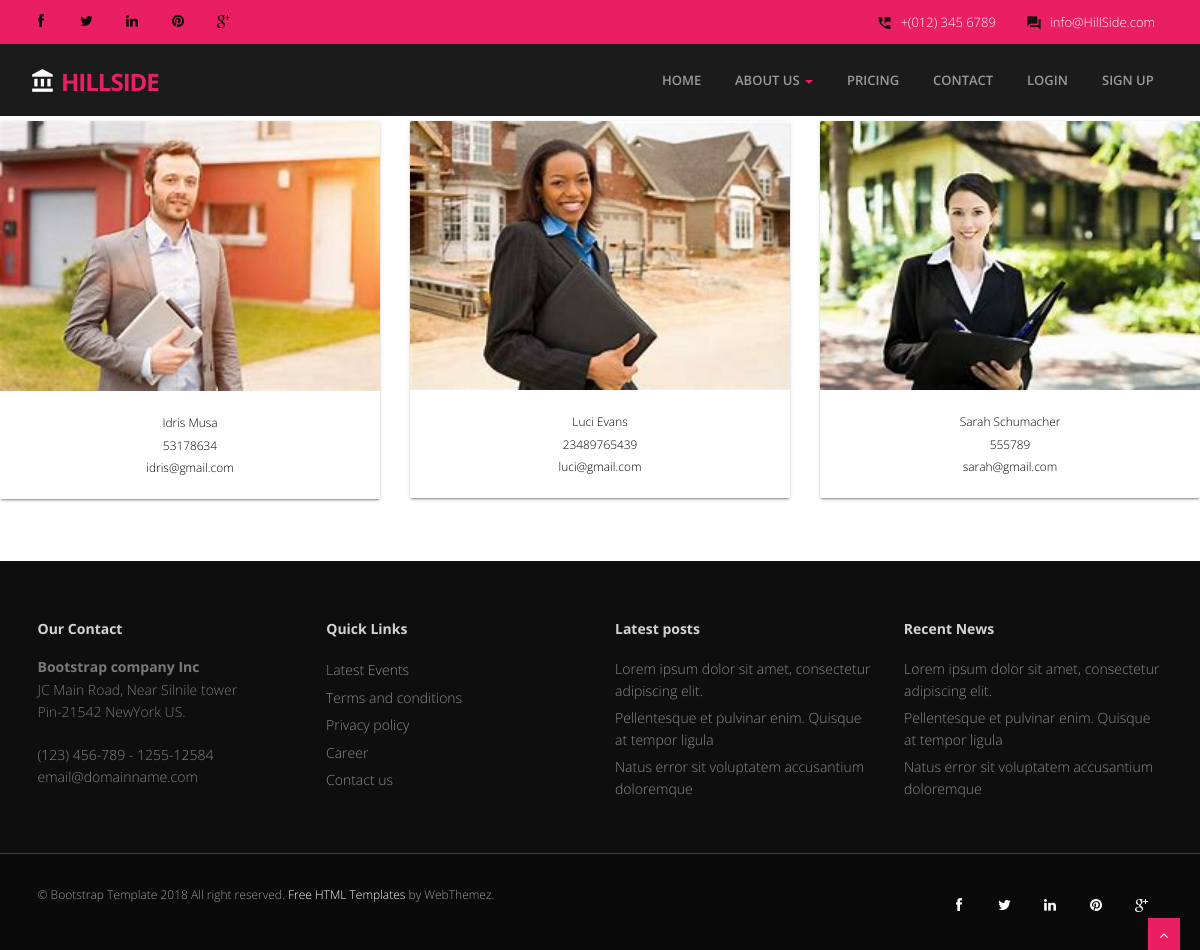
The app's page /agents with its own data.
### estate/models.py (models this page shows, shortened)
class Agents(models.Model):
    name = models.CharField( max_length=80)
    phone_number = models.IntegerField(blank=True)
    email = models.EmailField( max_length=254)
    image = models.ImageField( upload_to='static/images')

### estate/views.py (the view)
# urls.py: path('agents', views.navbar, name="agent"),
def navbar(request):
    agents = Agents.objects.all()
    context = {"agents": agents}
    return render(request, "estate/agents.html", context)

### estate/templates/estate/agents.html
{% extends 'estate/navbar.html' %}
{% block content %}
<div class="row service-v1 margin-bottom-40">
    {% for agent in agents %}
    <div class="col-md-4 md-margin-bottom-40">
        <div class="card small">
            <div class="team-member">
                <div class="card-image">
                    <img class="img-responsive" src={{agent.image.url}} alt="">
               </div>
                <div class="card-content">
                    <p>
                        <span class="deg">{{agent.name}}</span>
                        <span class="deg">{{agent.phone_number}}</span>
                        <span class="deg">{{agent.email}}</span>
                    </p>
                </div>
            </div>
        </div>
    </div>
    {% endfor %}
</div>
{% endblock content %}

### estate/templates/estate/navbar.html (shortened to what this page needs)
{% load static %}
<!DOCTYPE html>
<html lang="en">
<head>
<link rel="stylesheet" href="{% static 'materialize/css/materialize.min.css'%}" media="screen,projection" />
<link href="{% static 'css/bootstrap.min.css'%}" rel="stylesheet" />
<link href="{% static 'css/fancybox/jquery.fancybox.css'%}" rel="stylesheet">
<link href="{% static 'css/flexslider.css'%}" rel="stylesheet" />
<link rel="stylesheet" type="text/css" href="{% static 'css/zoomslider.css'%}" />
<link href="{% static 'css/style.css'%}" rel="stylesheet" />
</head>
<body>
    <header class="topbar">
		<div class="container">
			<div class="row">
				<div class="col-sm-3">
				   <ul class="social-network">
					<li><a class="waves-effect waves-dark" href="#"><i class="fa fa-facebook"></i></a></li>
					<li><a class="waves-effect waves-dark" href="#"><i class="fa fa-twitter"></i></a></li>
					<li><a class="waves-effect waves-dark" href="#"><i class="fa fa-linkedin"></i></a></li>
					<li><a class="waves-effect waves-dark" href="#"><i class="fa fa-pinterest"></i></a></li>
					<li><a class="waves-effect waves-dark" href="#"><i class="fa fa-google-plus"></i></a></li>
				</ul>
				</div>
				<div class="col-sm-9">
					<div class="row">
						<ul class="info">
							<li><i class="icon-info-blocks material-icons">question_answer</i><span>info@HillSide.com</span></li>
							<li><i class="icon-info-blocks material-icons">perm_phone_msg</i><span>+(012) 345 6789</span></li>
						</ul>
					</div>
				</div>
			</div>
		</div>
	</header>
	<header>
        <div class="navbar navbar-default navbar-static-top">
            <div class="container">
                <div class="navbar-header">
                    <a class="navbar-brand" href="/"><i class="icon-info-blocks material-icons">account_balance</i>HillSide</a>
                </div>
                <div class="navbar-collapse collapse ">
                    <ul class="nav navbar-nav">
                        <li class="HillSide"><a class="waves-effect waves-dark" href="/">Home</a></li>
						 <li class="dropdown">
                        <a href="#" data-toggle="dropdown" class="dropdown-toggle waves-effect waves-dark">About Us <b class="caret"></b></a>
                    </li>
                        <li><a class="waves-effect waves-dark" href="{% url 'pricing'%}">Pricing</a></li>
                        <li><a class="waves-effect waves-dark" href="{% url 'contact' %}">Contact</a></li> {% if not user.is_authenticated %}
                        <li><a class="waves-effect waves-dark" href="{% url 'login'%}">Login</a></li>
                        <li><a class="waves-effect waves-dark" href="{% url 'register'%}">Sign Up</a></li> {% else %}
						 {% if request.user == user %}
						<li><a class="waves-effect waves-dark" href="{% url 'profile' user %}">profile</a></li>{% endif %}
                        <li><a class="waves-effect waves-dark" href="{% url 'logout'%}">Logout</a></li>{% endif %}
                    </ul>
                </div>
            </div>
        </div>
	</header>
    {% block content %}
    {% endblock content %}
    <br>
</body>
<footer>
	<div class="container">
		<div class="row">
			<div class="col-sm-3">
				<div class="widget">
					<h5 class="widgetheading">Our Contact</h5>
					<address>
					<strong>Bootstrap company Inc</strong><br>
					JC Main Road, Near Silnile tower<br>
					 Pin-21542 NewYork US.</address>
					<p>
						 (123) 456-789 - 1255-12584 <br>
						 email@domainname.com
					</p>
				</div>
			</div>
			<div class="col-sm-3">
				<div class="widget">
					<h5 class="widgetheading">Quick Links</h5>
					<ul class="link-list">
						<li><a class="waves-effect waves-dark" href="#">Latest Events</a></li>
						<li><a class="waves-effect waves-dark" href="#">Terms and conditions</a></li>
						<li><a class="waves-effect waves-dark" href="#">Privacy policy</a></li>
						<li><a class="waves-effect waves-dark" href="#">Career</a></li>
						<li><a class="waves-effect waves-dark" href="#">Contact us</a></li>
					</ul>
				</div>
			</div>
			<div class="col-sm-3">
				<div class="widget">
					<h5 class="widgetheading">Latest posts</h5>
					<ul class="link-list">
						<li><a class="waves-effect waves-dark" href="#">Lorem ipsum dolor sit amet, consectetur adipiscing elit.</a></li>
						<li><a class="waves-effect waves-dark" href="#">Pellentesque et pulvinar enim. Quisque at tempor ligula</a></li>
						<li><a class="waves-effect waves-dark" href="#">Natus error sit voluptatem accusantium doloremque</a></li>
					</ul>
				</div>
			</div>
			<div class="col-sm-3">
				<div class="widget">
					<h5 class="widgetheading">Recent News</h5>
					<ul class="link-list">
						<li><a class="waves-effect waves-dark" href="#">Lorem ipsum dolor sit amet, consectetur adipiscing elit.</a></li>
						<li><a class="waves-effect waves-dark" href="#">Pellentesque et pulvinar enim. Quisque at tempor ligula</a></li>
						<li><a class="waves-effect waves-dark" href="#">Natus error sit voluptatem accusantium doloremque</a></li>
					</ul>
				</div>
			</div>
		</div>
	</div>
	<div id="sub-footer">
		<div class="container">
			<div class="row">
				<div class="col-lg-6">
					<div class="copyright">
						<p>
							<span>&copy; Bootstrap Template 2018 All right reserved. <a href="https://webthemez.com/tag/free" target="_blank">Free HTML Templates</a> by WebThemez.
						</p>
					</div>
				</div>
				<div class="col-lg-6">
					<ul class="social-network">
						<li><a class="waves-effect waves-dark" href="#" data-placement="top" title="Facebook"><i class="fa fa-facebook"></i></a></li>
						<li><a class="waves-effect waves-dark" href="#" data-placement="top" title="Twitter"><i class="fa fa-twitter"></i></a></li>
						<li><a class="waves-effect waves-dark" href="#" data-placement="top" title="Linkedin"><i class="fa fa-linkedin"></i></a></li>
						<li><a class="waves-effect waves-dark" href="#" data-placement="top" title="Pinterest"><i class="fa fa-pinterest"></i></a></li>
						<li><a class="waves-effect waves-dark" href="#" data-placement="top" title="Google plus"><i class="fa fa-google-plus"></i></a></li>
					</ul>
				</div>
			</div>
		</div>
	</div>
	</footer>
<a href="#" class="scrollup waves-effect waves-dark"><i class="fa fa-angle-up HillSide"></i></a>

### estate/static/css/style.css (style rules this page uses)
body { font-family:'Open Sans', Arial, sans-serif; font-weight:300; line-height:1.6em; color:#656565; font-size: 1.4em; background: #ffffff; }
a { color: #0a0a0a; text-decoration: none; }
h3, h4, h5, h6 { line-height:1.1em; color: #212121; margin-bottom: 20px; }
.widget { color: #858585; }
.row,.row-fluid { margin-bottom:30px; }
.row .row,.row-fluid .row-fluid { margin-bottom:30px; }
.topbar { background-color: #e91e63; padding: 0; }
.topbar .container .row { margin: 0; padding:0; }
header .navbar { margin-bottom: 0; }
.topbar ul.info i { color: #131313; font-size: 16px; font-style: normal; margin-right: 8px; display: inline-block; position: relative; top: 4px; }
.topbar ul.info li { float: right; padding-left: 30px; color: #ffffff; font-size: 13px; line-height: 44px; }
.navbar-default { border: none; }
.navbar-brand { color: #222; text-transform: uppercase; font-size: 24px; font-weight: 700; line-height: 1em; letter-spacing: -1px; margin-top: 21px; padding: 0 0 0 15px; }
.navbar-default .navbar-brand { color: #e91e63;font-size: 24px;text-transform: uppercase; }
header .navbar-collapse ul.navbar-nav { float: right; margin-right: 0; }
header .navbar { min-height: 70px;padding: 18px 0;background: #1b1b1b; }
header .navbar { min-height: 62px; padding: 0; }
header .navbar-nav > li { padding-bottom: 12px; padding-top: 12px; padding: 0 !important; }
header .navbar-nav > li > a { margin-left: 2px; line-height: 40px; font-weight: 700; -webkit-transition: all .3s ease; -moz-transition: all .3s ease; -ms-transition: all .3s ease; -o-transition: all .3s ease; transition: all .3s ease; }
header .nav .caret { border-bottom-color: #e91e63; border-top-color: #e91e63; }
header ul.nav li { border:none; margin:0; }
header ul.nav li a { font-size: 13px; border:none; font-weight: 600; text-transform:uppercase; }
.navbar .nav > li > a { color: #9a9a9a; text-shadow: none; border: 1px solid rgba(255, 255, 255, 0) !important; }
ul.nav li.dropdown a { z-index:1000; display:block; }
ul.link-list { margin:0; padding:0; list-style:none; }
ul.link-list li { margin:0; padding:2px 0 2px 0; list-style:none; }
footer { background: #0e0e0e; }
footer ul.link-list li a { color: #8C8C8C; }
.widgetheading { width:100%; padding:0; font-weight: bold; }
footer .widgetheading { position: relative; }
.team-member .deg { text-align:center; display:block; }
.navbar-brand i { color: #ffffff; font-size: 26px; margin-right: 5px; position: relative; top: 3px; }
footer { padding:50px 0 0 0; color:#f8f8f8; }
footer a { color:#fff; }
footer h1, footer h2, footer h3, footer h4, footer h5, footer h6 { color: #d3d3d3; }
footer address { line-height:1.6em; color: #797979; }
ul.social-network { list-style:none; margin: 4px 0 0 -25px; }
ul.social-network li { display:inline; margin: 0 5px; padding: 5px 0 0; width: 32px; display: inline-block; text-align: center; height: 32px; vertical-align: baseline; }
#sub-footer { text-shadow:none; color: #dedede; padding:0; padding-top:30px; margin:20px 0 0 0; background: #0a0a0a; border-top: 1px solid #3e3e3e; }
#sub-footer p { margin:0; padding:0; }
#sub-footer span { color: #9e9e9e; }
.copyright { text-align:left; font-size:12px; }
#sub-footer ul.social-network { float:right; }
.scrollup { position:fixed; width:32px; height:32px; bottom:0px; right:20px; background: #e91e63; }
a.scrollup { outline:0; text-align: center; }
a.scrollup i { margin-top: 10px; color: #fff; }

### records on screen
Agents: image (picture), name "Idris Musa", phone_number "53178634", email "idris@gmail.com"
Agents: image (picture), name "Luci Evans", phone_number "23489765439", email "luci@gmail.com"
Agents: image (picture), name "Sarah Schumacher", phone_number "555789", email "sarah@gmail.com"
